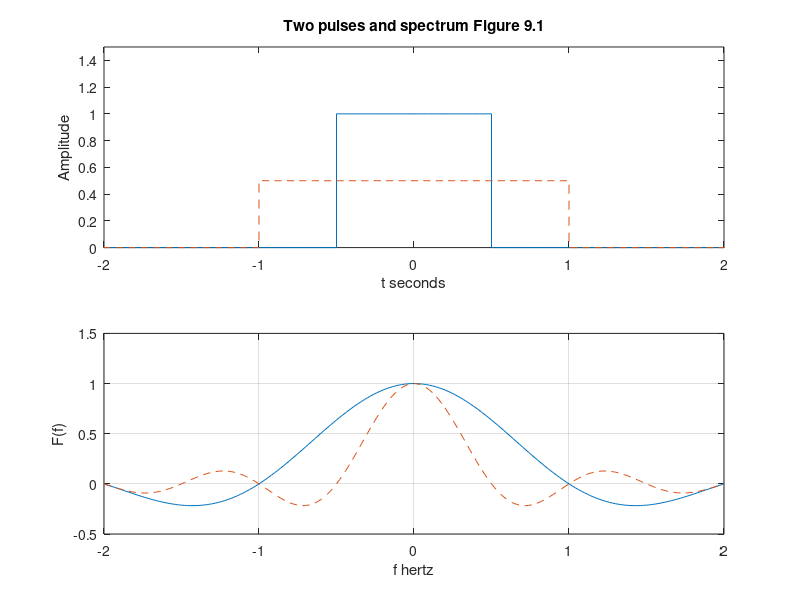

This chart was generated by the following MATLAB code:
% CLFEX91.M Plot f(t) and F(f) for two pulses
%   for Example 9.1
clear
clf
tstart=-3.0
tfinal=3.0
deltat=.02
% First pulse
A1=1			% Amplitude
tp1s=-0.5		% Start of Pulse
tp1f=0.5		% End of Pulse
t1=tstart:deltat:tp1s; 	%N1 points
f1=zeros(size(t1));
t2=tp1s:deltat:tp1f;	%N2 points, overlap at tp1s
f2=A1* ones(size(t2));
t3=tp1f:deltat:tfinal;	%N3 points, overlap at tp1f
f3=zeros(size(t3));
t=[t1 t2 t3];
f=[f1 f2 f3];
t2=[t1 tp1s];
subplot(2,1,1),plot(t,f)
axis([-2 2 0 1.5])
hold on
% Second
A2=0.5			% Amplitude
tp2s=-1.0		% Start of Pulse
tp2f=1.0		% End of Pulse
t1=tstart:deltat:tp2s; 	% N21 points
f1=zeros(size(t1));
t2=tp2s:deltat:tp2f;	%N22 points, overlap at tp1s
f2=A2* ones(size(t2));
t3=tp2f:deltat:tfinal;	%N23 points, overlap at tp1f
f3=zeros(size(t3));
t=[t1 t2 t3];
f=[f1 f2 f3];
t2=[t1 tp1s];
subplot(2,1,1),plot(t,f,'--')
T1=tp1f-tp1s
T2=tp2f-tp2s
title('Two pulses and spectrum Figure 9.1')
xlabel('t seconds')
ylabel('Amplitude')
hold off
% Frequency
deltaf=.02
xf=[-2:deltaf:2];
xf=xf+(xf==0)*eps;	% Avoid divide by zero
Tau1=T1/2
F=(A1*T1)*sin(2*pi*xf.*Tau1)./(2*pi*xf.*Tau1);
subplot(2,1,2),plot(xf,F)
hold on
axis([-2 2 -.5 1.5])
Tau2=T2/2
F=(A2*T2)*sin(2*pi*xf.*Tau2)./(2*pi*xf.*Tau2);
subplot(2,1,2),plot(xf,F,'--')
grid
xlabel('f hertz')
ylabel('F(f)')
hold off
%
%  This script could be generalized and improved by adding comments
%
